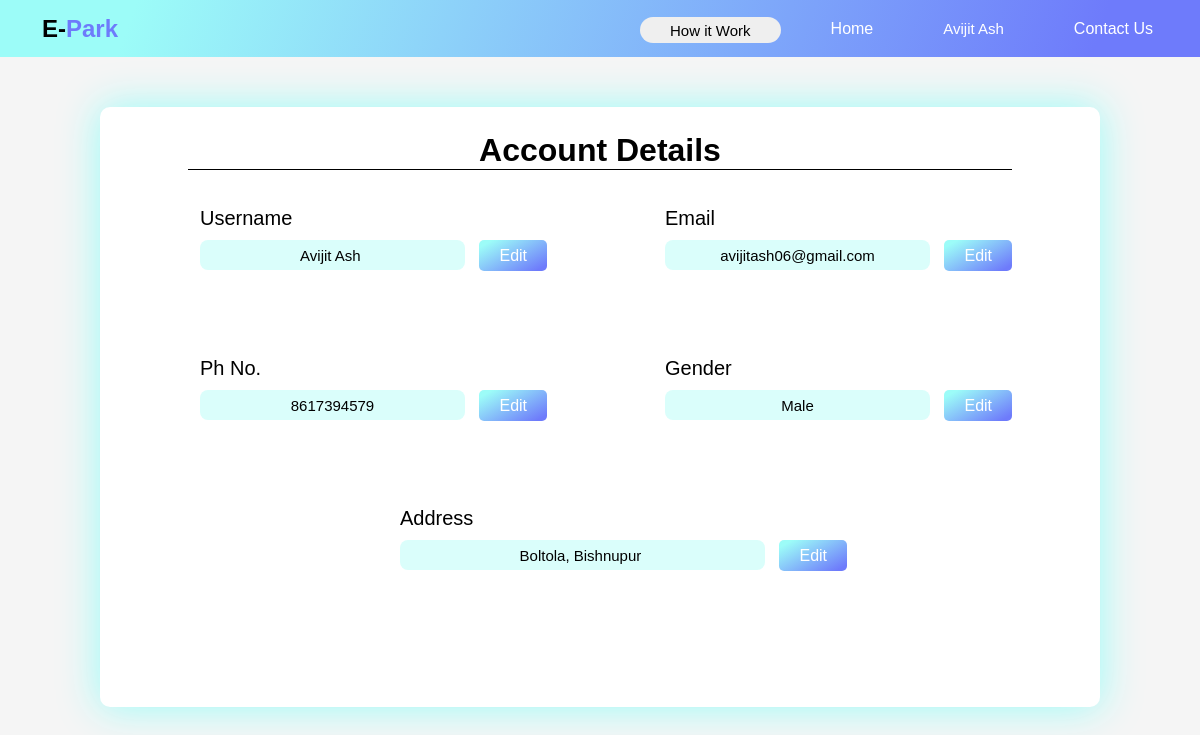
The app's page /profile.php (signed in) with its own data.
### tables this page shows
CREATE TABLE `user` (
  `userid` int(11) NOT NULL,
  `user` varchar(20) NOT NULL,
  `email` varchar(50) NOT NULL,
  `pass` varchar(10) NOT NULL,
  `ph` varchar(13) NOT NULL,
  `gender` enum('Male','Female','Other') NOT NULL,
  `address` varchar(60) NOT NULL,
  `resettoken` varchar(50) DEFAULT NULL,
  `tokenexpire` date DEFAULT NULL
);

### profile.php (the view, shortened to what this page needs)
<?php
include "base.php";
$id = $_SESSION['id'];
$query = "select *  from `user` where `userid`='$id'";
$run = mysqli_query($con, $query);
$val = mysqli_fetch_assoc($run);
$email = $val['email'];
$ph = $val['ph'];
$gen = $val['gender'];
$add = $val['address'];
?>
<!DOCTYPE html>
<html lang="en">
<head>
    <link rel="stylesheet" href="https://cdn.jsdelivr.net/npm/bootstrap-icons@1.10.5/font/bootstrap-icons.css">
    <link rel="stylesheet" href="css/navbar.css?v=<?php echo time() ?>">
    <link rel="stylesheet" href="css/profile.css?v=<?php echo time() ?>">
    <link rel="stylesheet" href="css/back.css?v=<?php echo time() ?>">
</head>
<body>
    <div class="main">
        <?php
        include "navbar.php";
        ?>
        <div class="box">
            <h1>Account Details</h1>
            <div class="inputfield">
                <div class="user">
                    <form action="" method="post">
                        <label for="user">Username</label>
                        <br>
                        <input type="text" id="user" name="user" value="<?php echo $user; ?>" disabled>
                        <span onclick="uch()" id="uedit">Edit</span>
                        <br>
                    </form>
                </div>
                <div class="email">
                    <form action="" method="post">
                        <label for="email">Email</label>
                        <br>
                        <input type="email" id="email" name="email" value="<?php echo $email; ?>" disabled>
                        <span onclick="ech()" id="eedit">Edit</span>
                        <br>
                    </form>
                </div>
                <div class="ph">
                    <form action="" method="post">
                        <label for="ph">Ph No.</label>
                        <br>
                        <input type="text" id="ph" name="ph" value="<?php echo $ph; ?>" disabled>
                        <span onclick="pch()" id="pedit">Edit</span>
                        <br>
                    </form>
                </div>
                <div class="gen">
                    <form action="" method="post">
                        <label for="gen">Gender</label>
                        <br>
                        <input type="text" id="gen" name="gen" value="<?php echo $gen; ?>" disabled>
                        <span onclick="gch()" id="gedit">Edit</span>
                        <br>
                    </form>
                </div>
                <div class="add">
                    <form action="" method="post">
                        <label for="add">Address</label>
                        <br>
                        <input type="text" id="add" name="add" value="<?php echo $add; ?>" disabled>
                        <span onclick="ach()" id="aedit">Edit</span>
                        <br>
                    </form>
                </div>
            </div>
        </div>
    </div>
</body>
</html>

### navbar.php (shortened to what this page needs)
<?php
include "base.php";
$pagehome = "index.php";
if (isset($_SESSION['role'])) {
    if ($_SESSION['role'] == 2) {
        $pagehome = "dashboard.php";
    }
}
$check = 0;
if (isset($_SESSION['id'])) {
    $id = $_SESSION['id'];
    $query = "select *  from `user` where `userid`='$id'";
    $run = mysqli_query($con, $query);
    $val = mysqli_fetch_assoc($run);
    $user = $val['user'];
    $check = 1;
}
?>
<!DOCTYPE html>
<html lang="en">
<head>
    <link rel="stylesheet" href="css/navbar.css?v=<?php echo time(); ?>">
</head>
<body>
    <div class="navbar">
        <h2>E-<span>Park</span></h2>
        <ul>
            <li><button id="how" onclick="openpopup()"> How it Work</button></li>
            <li><a href="<?php echo $pagehome; ?>">Home</a></li>
            <li>
                <?php
                if ($check == 0) {
                    ?>
                    <a href="login.php">Login</a>
                    <?php
                } else {
                    ?>
                    <button id="btn">
                        <?php echo $user; ?>
                    </button>
                    <?php
                }
                ?>
            </li>
            <li><a href="contactus.php">Contact Us</a></li>
        </ul>
    </div>
</body>
</html>

### css/navbar.css (style rules this page uses)
* { padding: 0; margin: 0; box-sizing: border-box; }
.navbar { background: linear-gradient(109.6deg, rgba(156,252,248,1) 11.2%, rgba(110,123,251,1) 91.1%); height: 57px; width: 100%; display: flex; align-items: center; justify-content: space-between; padding: 0 1%; position: sticky; font-family: Arial, Helvetica, sans-serif; z-index: 2; }
h2 { color: black; padding-left: 30px; }
h2 span { color:#6e7bfb ; }
.navbar ul { list-style: none; display: flex; }
.navbar ul li { padding: 10px 15px; position: relative; }
.navbar ul li a { color: #ffffff; display: block; text-decoration: none; padding: 7px 20px; border-radius: 20px; transition: all 0.3s; }
#btn { font-size: 15px; color: #ffffff; padding: 7px 20px; background: transparent; border: 0; outline: none; border-radius: 20px; transition: all 0.3s; cursor: pointer; }
#how { padding: 5px 30px; height: 26px; border: 0; margin-top: 4px; outline: none; border-radius: 20px; font-size: 15px; cursor: pointer; }

### css/profile.css (style rules this page uses)
.box { position: absolute; width: 1000px; height: 600px; padding: 25px 15px; background-color: white; left: 0; right: 0; margin-left: auto; margin-right: auto; margin-top: 50px; border-radius: 10px; box-shadow: 0 0 40px 1px #9cfcf8; }
h1 { width: 85%; border-bottom: 1px solid black; margin: 0px auto; text-align: center; }
.inputfield label { font-size: 20px; }
.inputfield input { height: 30px; width: 265px; border: 0; padding: 5px 10px; outline: none; background-color: #dafefb; margin:10px 0; font-size: 15px; text-align: center; color: black; border-radius: 8px; }
.inputfield span { padding: 7px 20px; background: linear-gradient(150.6deg, rgba(156,252,248,1) 11.2%, rgba(110,123,251,1) 91.1%); color: #ffffff; margin-left: 10px; cursor: pointer; border-radius: 5px; }
.user { position: absolute; left: 100px; top: 100px; }
.email { position: absolute; left: 565px; top: 100px; }
.ph { position: absolute; left: 100px; top: 250px; }
.gen { position: absolute; left: 565px; top: 250px }
.add { position: absolute; top: 400px; left: 300px; }
.add input { width: 365px; }

### css/back.css (style rules this page uses)
* { padding: 0; margin: 0; font-family: Arial, Helvetica, sans-serif; }
body { background-color: #f5f5f5; }
.main { position: absolute; width: 100%; height: 100%; background-color: #f5f5f5; background-size: 100%; background-position: center; }

### records on screen
user: user "Avijit Ash", email "avijitash06@gmail.com", ph "8617394579", gen "Male", add "Boltola, Bishnupur"
